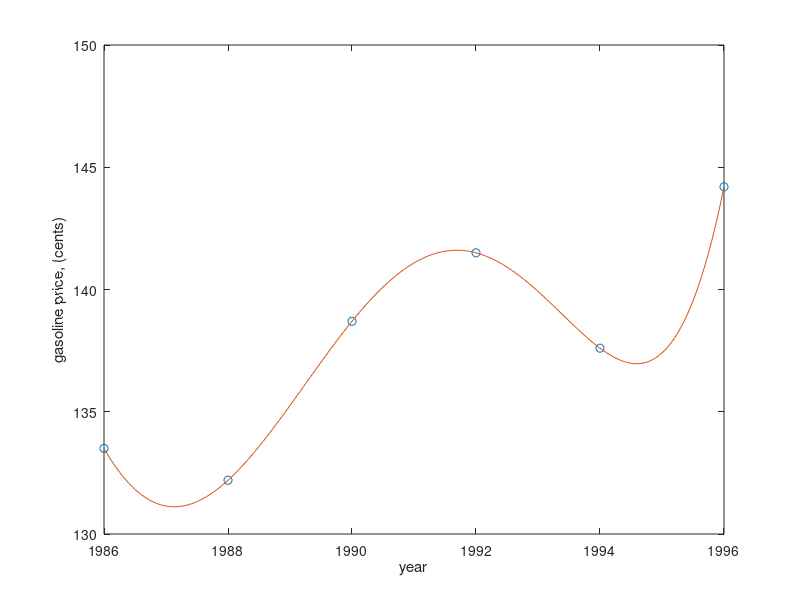

MATLAB code for this plot:
function demoGasVandShift
% demoGasVandShift  Interpolate gas price data using monomials and shifted dates
%
% Synopsis:  demoGasVandShift
%
% Input:     none
%
% Output:    Plot of given data and interpolating function for gas price, along
%            with a print out of monomial coefficients

year =  [1986   1988   1990   1992   1994   1996 ]';    %  input data
price = [133.5  132.2  138.7  141.5  137.6  144.2]';

% --- Set up and solve Vandermonde system, and plot interpolant
ys = year - mean(year);
A = vander(ys);
c = A\price;
err = price - polyval(c,ys);             %  errors at the known data points
d = linspace(min(year),max(year),200);
ds = d - mean(year);  p = polyval(c,ds); %  Evaluate polynomial at shifted d values
plot(year,price,'o',d,p,'-');
xlabel('year');  ylabel('gasoline price, (cents)');

% --- Compute condition number of the interpolating polynomial
%     using C ~ abs( x*f'(x)/f(x) ) see Higham, S 1.6, p 9
avex = mean(year);
cprime = polyder(c);
polycond = avex*polyval(cprime,avex)/polyval(c,avex);

% --- Summary statistics
fprintf('condition number of A           %11.3e\n',cond(A));
fprintf('condition number of polynomial  %11.3e\n',polycond);
fprintf('max error at input prices       %11.3e\n',max(abs(err)));
fprintf('\nCoefficients of interpolating polynomial\n');
for k=1:length(c)
  fprintf('\tc(%d) = %16.6e\n',k,c(k));
end
